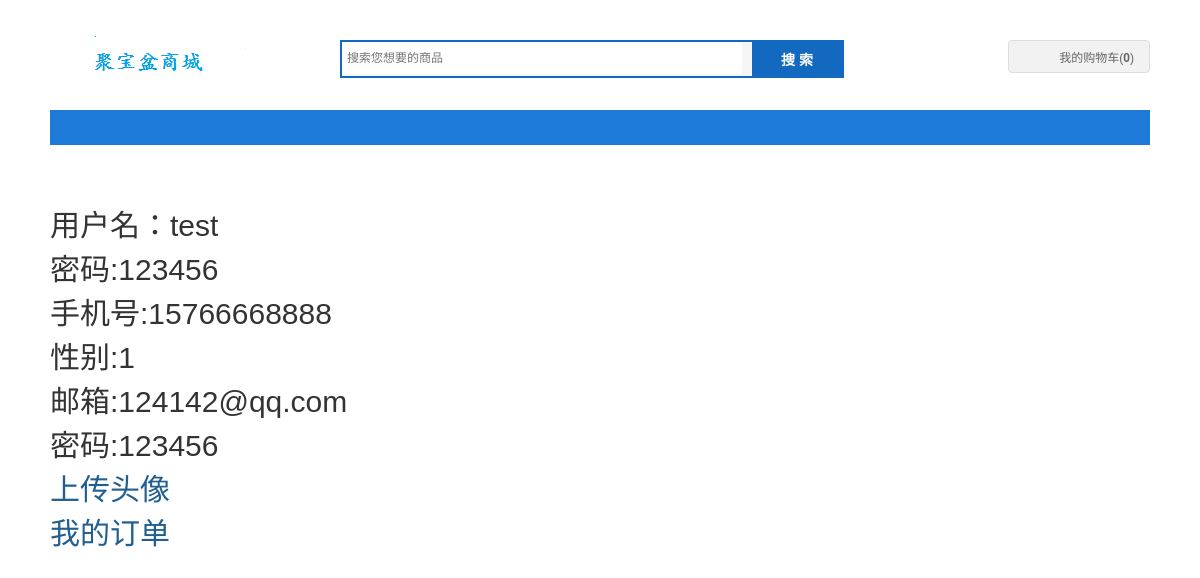
Screenshot of /user/center.php?uid=1 with the database file from the repository.
### tables this page shows
CREATE TABLE `user` (
  `id` int(11) NOT NULL AUTO_INCREMENT,
  `uname` varchar(255) NOT NULL,
  `pwd` varchar(255) NOT NULL,
  `tel` varchar(30) DEFAULT NULL,
  `sex` varchar(20) DEFAULT NULL,
  `email` varchar(255) DEFAULT NULL,
  `address` varchar(255) DEFAULT NULL,
  `avatar` varchar(255) DEFAULT NULL,
  PRIMARY KEY (`id`)
);

### user/center.php (the view, shortened to what this page needs)
<?php
include '../conn.php';
$uid=$_REQUEST['uid'];
$sql = "SELECT * FROM user where id = '".$uid."'";
$result = $conn->query($sql);
?>
<!DOCTYPE>
<html>
<head>
  <link rel="stylesheet" type="text/css" href="../images/general.css">
  <link rel="stylesheet" type="text/css" href="../images/index.css">
</head>
<body>
<?php include '../header.php'; ?>
<div class="container w1100">
      <br>  <br>  <br>  <br>
<?php
while($row = $result->fetch_assoc()) {
  echo "<p style='font-size:30px'>用户名：".$row['uname']."<br>密码:".$row['pwd']."<br>手机号:".$row['tel']
  ."<br>性别:".$row['sex']."<br>邮箱:".$row['email']
  ."<br>密码:".$row['pwd'].'</p>';
}
 ?>
<p style='font-size:30px'><a href="/user/upload.php?uid=<?php echo $uid?>">上传头像</a></p>
<p style='font-size:30px'><a href="/user/order.php?uid=<?php echo $uid?>">我的订单</a></p>
</div>
<div class="footer mt20">
</body></html>

### images/general.css (style rules this page uses)
body, html { font:12px Tahoma,Arial,Helvetica,sans-serif;color:#333;background:#fff }
body,html,h1,h2,h3,h4,h5,ol,ul,li,dl,dt,dd,p,span,form,input,img { margin:0;padding:0; }
a { color:#205f8f;text-decoration:none; }
.mt20 { margin-top:20px; }
div.w1100 { width:1100px; }
.container { margin-left:auto;margin-right:auto; }
.footer { width:1110px;height:auto;margin-left:auto;margin-right:auto;padding-bottom:10px; }

### rows the page displays
user: uname "test", pwd "123456", tel "15766668888", sex "1", email "124142@qq.com"
